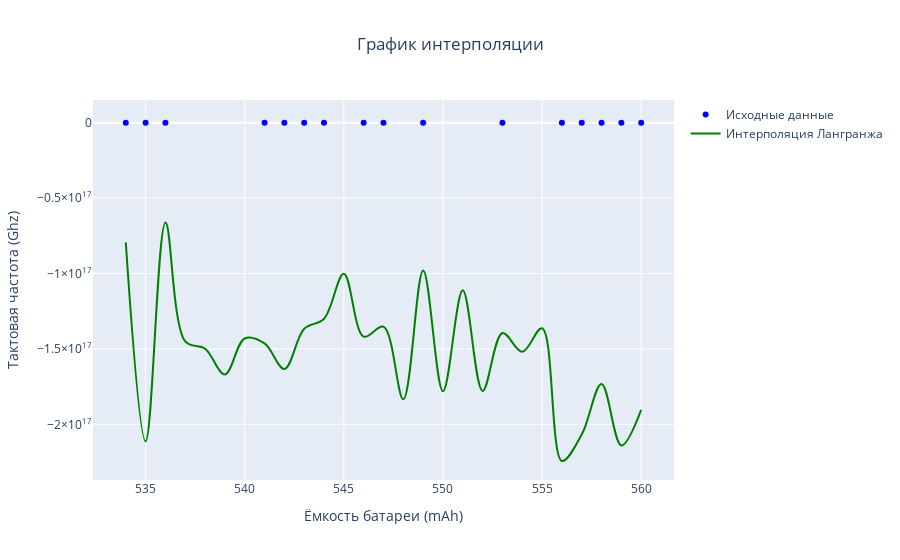

Here is the notebook cell this chart was saved with:
### Code cell
# #Интерполяци Лангранжа (неудачная)

#усредняем У для одинаковых Х
df_main = df.groupby('battery_power')['clock_speed'].mean().reset_index()

#выбор данных для интерполяции
x = df_main['battery_power'][15:31].to_numpy()
y = df_main['clock_speed'][15:31].to_numpy()

#Интерполяция Лангранжа
x_lang = np.arange(x[0],x[15]+0.01, 1)
int_poly = lagrange(x,y)
y_lang = int_poly(x_lang)

fig = go.Figure()

#точки
fig.add_trace(go.Scatter(
    x = x,
    y = y,
    mode = 'markers',
    name = 'Исходные данные',
    marker=dict(color = 'blue', symbol = 'circle'))
)

# Лангранжа
fig.add_trace(go.Scatter(
    x = x_lang,
    y = y_lang,
    mode = 'lines',
    name = 'Интерполяция Лангранжа',
    line = dict(color = 'green', shape = 'spline'))
)

fig.update_xaxes(title_text="Ёмкость батареи (mAh)")
fig.update_yaxes(title_text="Тактовая частота (Ghz)")
fig.update_layout(title_text='График интерполяции', title_x =0.5)
fig.show()

### Figure 1 — Plotly figure (JSON) as saved in the notebook; plotly's stock layout.template omitted (floating-point values rounded to 4 significant figures)
{"data": [{"marker": {"color": "blue", "symbol": "circle"}, "mode": "markers", "name": "Исходные данные", "type": "scatter", "x": [534, 535, 536, 541, 542, 543, 544, 546, 547, 549, 553, 556, 557, 558, 559, 560], "y": [1.7, 1.3, 0.5, 2.1, 0.7, 0.9, 1.6, 1.8, 2.4, 0.5, 0.5, 0.9, 0.5, 2.2, 0.5, 2.175]}, {"line": {"color": "green", "shape": "spline"}, "mode": "lines", "name": "Интерполяция Лангранжа", "type": "scatter", "x": [534, 535, 536, 537, 538, 539, 540, 541, 542, 543, 544, 545, 546, 547, 548, 549, 550, 551, 552, 553, 554, 555, 556, 557, 558, 559, 560], "y": [-79305574688227330, -211282154393436160, -66076250782826500, -145029981750165500, -149832648540291070, -166914661189419000, -143042064727146500, -146314211331407870, -163308263050313730, -136638509006979070, -129988662682189820, -100169907336904700, -141845796076126200, -135231134123425800, -183380947326992400, -98023660639485950, -178015330583445500, -111112247056531460, -177804224350912500, -139453258774085630, -151890934307487740, -136304257472135170, -224300372066304000, -206778554766065660, -173247848165408770, -213991351044276220, -190347453000581120]}], "layout": {"title": {"text": "График интерполяции", "x": 0.5}, "xaxis": {"title": {"text": "Ёмкость батареи (mAh)"}}, "yaxis": {"title": {"text": "Тактовая частота (Ghz)"}}}}
